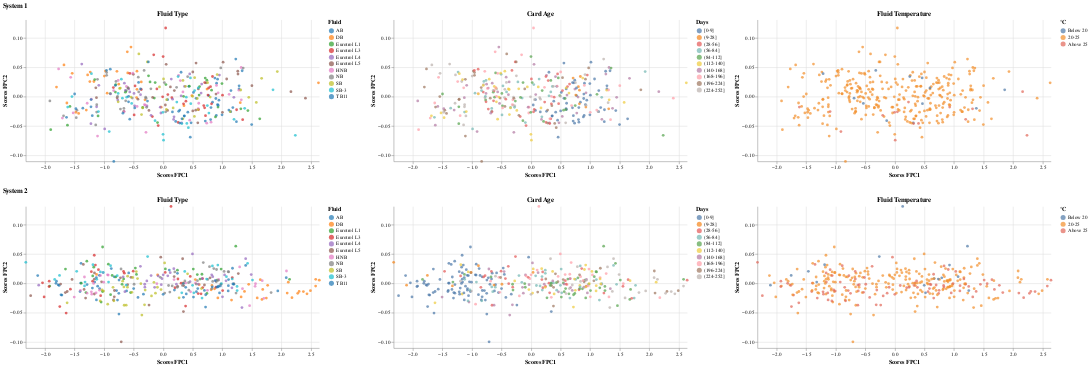

Notebook cell for this chart:
### Markdown cell above
### System 1 versus System 2: Sensor A - Sample Window

### Code cell
pc_scores_s1_A_sample_window, pc_scores_s2_A_sample_window,fpca_s1_A_sample_window,fpca_s2_A_sample_window = fpca_two_inputs(A1_sample_window_combine_balanced.iloc[:,:-6], A2_sample_window_combine_balanced.iloc[:,:-6], color_fpc1_s1='tab:blue', color_fpc2_s1='tab:cyan', color_fpc1_s2='tab:orange', color_fpc2_s2='gold')
print("--------------------------------------------------- Bootstrap -------------------------------------------------------------------------------------------")
as1,as2 = bootstrap(A1_sample_window_combine_balanced, A2_sample_window_combine_balanced,"A","sample_window",features="FluidType")
print("--------------------------------------------------- PCA Scores -------------------------------------------------------------------------------------------")
create_pc_scores_plots(pc_scores_s1_A_sample_window, pc_scores_s2_A_sample_window, A1_sample_window_combine_balanced, A2_sample_window_combine_balanced,features="FluidType")

### Figure 1 — Vega-Lite specification as saved in the notebook (floating-point values rounded to 4 significant figures; data arrays with more than 128 entries replaced by an {"elided": "..."} marker saying what was removed)
{"config": {"view": {"continuousWidth": 300, "continuousHeight": 300, "stroke": null}}, "vconcat": [{"hconcat": [{"mark": {"type": "circle"}, "encoding": {"color": {"field": "FluidType", "scale": {"scheme": "category10"}, "title": "Fluid", "type": "nominal"}, "tooltip": [{"field": "TestID", "type": "quantitative"}, {"field": "PC1_Scores", "type": "quantitative"}, {"field": "PC2_Scores", "type": "quantitative"}, {"field": "FluidType", "title": "Fluid Type", "type": "nominal"}], "x": {"field": "PC1_Scores", "scale": {"domain": [-2.326, 2.641]}, "title": "Scores FPC1", "type": "quantitative"}, "y": {"field": "PC2_Scores", "scale": {"domain": [-0.1105, 0.1313]}, "title": "Scores FPC2", "type": "quantitative"}}, "height": 280, "title": "Fluid Type", "width": 580}, {"mark": {"type": "circle"}, "encoding": {"color": {"field": "CardAgeBin", "scale": {"scheme": "tableau10"}, "sort": ["[0-9]", "(9-28]", "(28-56]", "(56-84]", "(84-112]", "(112-140]", "(140-168]", "(168-196]", "(196-224]", "(224-252]"], "title": "Days", "type": "ordinal"}, "tooltip": [{"field": "TestID", "type": "quantitative"}, {"field": "PC1_Scores", "type": "quantitative"}, {"field": "PC2_Scores", "type": "quantitative"}, {"field": "CardAgeBin", "title": "Card Age", "type": "ordinal"}], "x": {"field": "PC1_Scores", "scale": {"domain": [-2.326, 2.641]}, "title": "Scores FPC1", "type": "quantitative"}, "y": {"field": "PC2_Scores", "scale": {"domain": [-0.1105, 0.1313]}, "title": "Scores FPC2", "type": "quantitative"}}, "height": 280, "title": "Card Age", "width": 580}, {"mark": {"type": "circle"}, "encoding": {"color": {"field": "FluidTempBin", "scale": {"domain": ["Below 20", "20-25", "Above 25"], "range": ["#4e79a7", "#f28e2b", "#e16759"]}, "sort": ["Below 20", "20-25", "Above 25"], "title": "°C", "type": "ordinal"}, "tooltip": [{"field": "TestID", "type": "quantitative"}, {"field": "PC1_Scores", "type": "quantitative"}, {"field": "PC2_Scores", "type": "quantitative"}, {"field": "FluidTempBin", "title": "Fluid Temperature", "type": "ordinal"}], "x": {"field": "PC1_Scores", "scale": {"domain": [-2.326, 2.641]}, "title": "Scores FPC1", "type": "quantitative"}, "y": {"field": "PC2_Scores", "scale": {"domain": [-0.1105, 0.1313]}, "title": "Scores FPC2", "type": "quantitative"}}, "height": 280, "title": "Fluid Temperature", "width": 580}], "data": {"name": "data-ee6d3aa86e23413dad2fdedc7d29cbfc"}, "resolve": {"scale": {"color": "independent"}}, "title": "System 1"}, {"hconcat": [{"mark": {"type": "circle"}, "encoding": {"color": {"field": "FluidType", "scale": {"scheme": "category10"}, "title": "Fluid", "type": "nominal"}, "tooltip": [{"field": "TestID", "type": "quantitative"}, {"field": "PC1_Scores", "type": "quantitative"}, {"field": "PC2_Scores", "type": "quantitative"}, {"field": "FluidType", "title": "Fluid Type", "type": "nominal"}], "x": {"field": "PC1_Scores", "scale": {"domain": [-2.326, 2.641]}, "title": "Scores FPC1", "type": "quantitative"}, "y": {"field": "PC2_Scores", "scale": {"domain": [-0.1105, 0.1313]}, "title": "Scores FPC2", "type": "quantitative"}}, "height": 280, "title": "Fluid Type", "width": 580}, {"mark": {"type": "circle"}, "encoding": {"color": {"field": "CardAgeBin", "scale": {"scheme": "tableau10"}, "sort": ["[0-9]", "(9-28]", "(28-56]", "(56-84]", "(84-112]", "(112-140]", "(140-168]", "(168-196]", "(196-224]", "(224-252]"], "title": "Days", "type": "ordinal"}, "tooltip": [{"field": "TestID", "type": "quantitative"}, {"field": "PC1_Scores", "type": "quantitative"}, {"field": "PC2_Scores", "type": "quantitative"}, {"field": "CardAgeBin", "title": "Card Age", "type": "ordinal"}], "x": {"field": "PC1_Scores", "scale": {"domain": [-2.326, 2.641]}, "title": "Scores FPC1", "type": "quantitative"}, "y": {"field": "PC2_Scores", "scale": {"domain": [-0.1105, 0.1313]}, "title": "Scores FPC2", "type": "quantitative"}}, "height": 280, "title": "Card Age", "width": 580}, {"mark": {"type": "circle"}, "encoding": {"color": {"field": "FluidTempBin", "scale": {"domain": ["Below 20", "20-25", "Above 25"], "range": ["#4e79a7", "#f28e2b", "#e16759"]}, "sort": ["Below 20", "20-25", "Above 25"], "title": "°C", "type": "ordinal"}, "tooltip": [{"field": "TestID", "type": "quantitative"}, {"field": "PC1_Scores", "type": "quantitative"}, {"field": "PC2_Scores", "type": "quantitative"}, {"field": "FluidTempBin", "title": "Fluid Temperature", "type": "ordinal"}], "x": {"field": "PC1_Scores", "scale": {"domain": [-2.326, 2.641]}, "title": "Scores FPC1", "type": "quantitative"}, "y": {"field": "PC2_Scores", "scale": {"domain": [-0.1105, 0.1313]}, "title": "Scores FPC2", "type": "quantitative"}}, "height": 280, "title": "Fluid Temperature", "width": 580}], "data": {"name": "data-37a361dc0bcdc1a3b879509ece993012"}, "resolve": {"scale": {"color": "independent"}}, "title": "System 2"}], "$schema": "https://vega.github.io/schema/vega-lite/v5.8.0.json", "datasets": {"data-ee6d3aa86e23413dad2fdedc7d29cbfc": {"elided": "330 records"}, "data-37a361dc0bcdc1a3b879509ece993012": {"elided": "330 records"}}}
